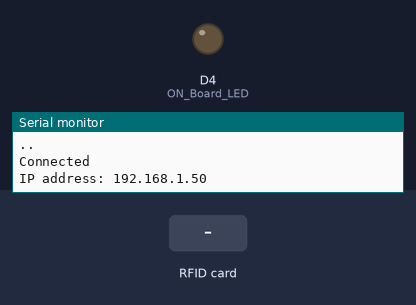
A sketch run on a simulated ESP8266 (NodeMCU). Shown: output pins drawn as LEDs (lit = HIGH), the last lines printed to the serial monitor. The inputs (shaded band) are chosen by the test bench. WiFi joins after 1.5 s; servers stay silent unless stated; uploads are accepted with an empty reply.

Above: at 6.2 s.
6.3 s: RFID card 5E 7A 19 C4 held to the reader
At 6.46 s:
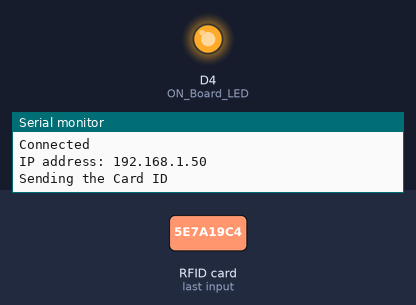
Timing chart, 0 to 9.3 s (numbered marks = the images above; inputs shaded):
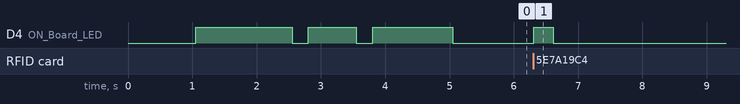

The sketch:

code.ino
```cpp
//*******************************libraries********************************
//RFID-----------------------------
#include <SPI.h>
#include <MFRC522.h>
//NodeMCU--------------------------
#include <ESP8266WiFi.h>
#include <ESP8266HTTPClient.h>
#include <WiFiClient.h>
//************************************************************************
#define SS_PIN  D2  //D2
#define RST_PIN D1  //D1
#define ON_Board_LED 2
//************************************************************************
MFRC522 mfrc522(SS_PIN, RST_PIN); // Create MFRC522 instance.
//************************************************************************
/* Set these to your desired credentials. */
const char *ssid = "YOUR_WIFI_NAME";
const char *password = "WIFI_PASSWORD";
const char* device_token  = "81ac3bfb5ae394c3";
//************************************************************************
String URL = " http://PUBLIC_IP/rfidattenddance/getdata.php"; //computer IP or the server domain
String getData, Link;
String OldCardID = "";
unsigned long previousMillis = 0;
//************************************************************************
void setup() {
  delay(1000);
  Serial.begin(115200);
  SPI.begin();  // Init SPI bus
  mfrc522.PCD_Init(); // Init MFRC522 card
  //---------------------------------------------
  pinMode(ON_Board_LED, OUTPUT);
  digitalWrite(ON_Board_LED, HIGH);

  connectToWiFi();
  digitalWrite(ON_Board_LED,LOW);
}
//************************************************************************
void loop() {
  //check if there's a connection to Wi-Fi or not
  if(!WiFi.isConnected()){
    connectToWiFi();    //Retry to connect to Wi-Fi
  }
  //---------------------------------------------
  if (millis() - previousMillis >= 15000) {
    previousMillis = millis();
    OldCardID="";
  }
  delay(50);
  digitalWrite(ON_Board_LED, LOW);
  //---------------------------------------------
  //look for new card
  if ( ! mfrc522.PICC_IsNewCardPresent()) {
    return;//got to start of loop if there is no card present
  }
  // Select one of the cards
  if ( ! mfrc522.PICC_ReadCardSerial()) {
    return;//if read card serial(0) returns 1, the uid struct contians the ID of the read card.
  }
  String CardID ="";
  for (byte i = 0; i < mfrc522.uid.size; i++) {
    CardID += mfrc522.uid.uidByte[i];
  }
  //---------------------------------------------
  if( CardID == OldCardID ){
    return;
  }
  else{
    OldCardID = CardID;
  }
  //---------------------------------------------
//  Serial.println(CardID);
  SendCardID(CardID);
  delay(1000);
}
//************send the Card UID to the website*************
void SendCardID( String Card_uid ){
  Serial.println("Sending the Card ID");
  if(WiFi.isConnected()){
    HTTPClient http;    //Declare object of class HTTPClient
    //GET Data
    digitalWrite(ON_Board_LED, HIGH);
std::unique_ptr<BearSSL::WiFiClientSecure>client(new BearSSL::WiFiClientSecure);

client->setInsecure();
    getData = "?card_uid=" + String(Card_uid) + "&device_token=" + String(device_token); // Add the Card ID to the GET array in order to send it
    //GET methode
    Link = URL + getData;
    http.begin(*client,Link); //initiate HTTP request   //Specify content-type header

    int httpCode = http.GET();   //Send the request
    String payload = http.getString();    //Get the response payload

//    Serial.println(Link);   //Print HTTP return code
    Serial.println(httpCode);   //Print HTTP return code
    Serial.println(Card_uid);     //Print Card ID
    Serial.println(payload);    //Print request response payload

    if (httpCode == 200) {
      if (payload.substring(0, 5) == "login") {
        String user_name = payload.substring(5);
    //  Serial.println(user_name);

      }
      else if (payload.substring(0, 6) == "logout") {
        String user_name = payload.substring(6);
    //  Serial.println(user_name);

      }
      else if (payload == "succesful") {

      }
      else if (payload == "available") {

      }
      delay(100);
      http.end();  //Close connection
      digitalWrite(ON_Board_LED, LOW);
    }
  }
}
//********************connect to the WiFi******************
void connectToWiFi(){
    WiFi.mode(WIFI_OFF);        //Prevents reconnection issue (taking too long to connect)
    delay(1000);
    WiFi.mode(WIFI_STA);
    Serial.print("Connecting to ");
    Serial.println(ssid);
    WiFi.begin(ssid, password);

    while (WiFi.status() != WL_CONNECTED) {
      delay(500);
      Serial.print(".");
      digitalWrite(ON_Board_LED, LOW);
      delay(250);
      digitalWrite(ON_Board_LED, HIGH);
      delay(250);
    }
    digitalWrite(ON_Board_LED, HIGH);
    Serial.println("");
    Serial.println("Connected");

    Serial.print("IP address: ");
    Serial.println(WiFi.localIP());  //IP address assigned to your ESP

    delay(1000);
}
//=======================================================================
```

Measured:
- after the input at 6.3 s, D4 (ON_Board_LED): LOW → HIGH at once, → LOW 0.30 s later
